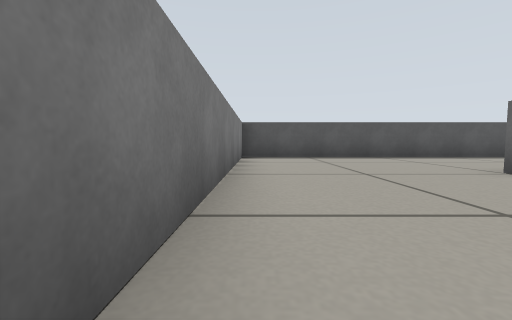
View 1 (above)

21 first-person views from a walk through a robot-simulator world made for Gazebo. The camera is 0.22 m above the floor, tilts 4° down and sees 90° across. The floor is counted in squares, 0.5 m on a side. Each view is taken from the middle of a square. On the plan, view 1 faces up. The plan holds only what a view shows up to about 9 squares ahead; the rest is blank.

View 2
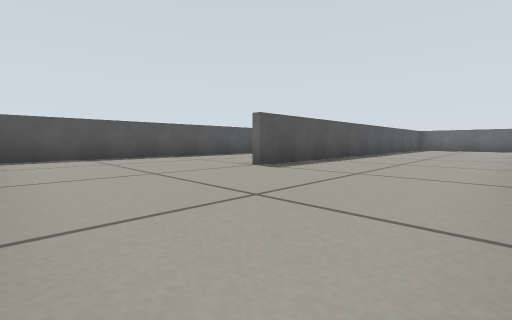

View 3
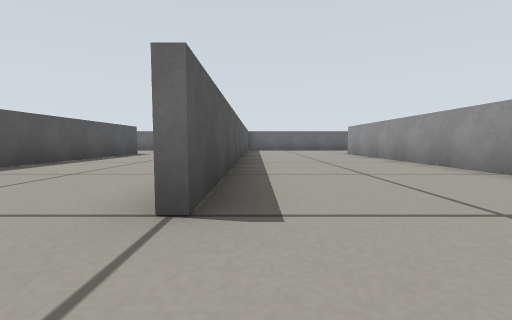

View 4
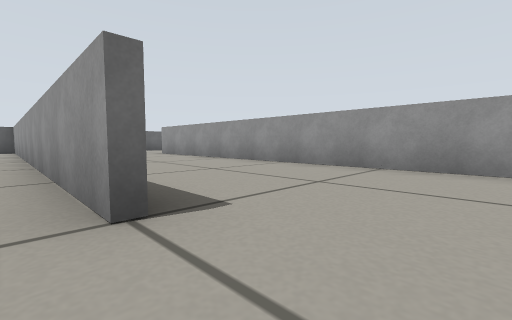

View 5
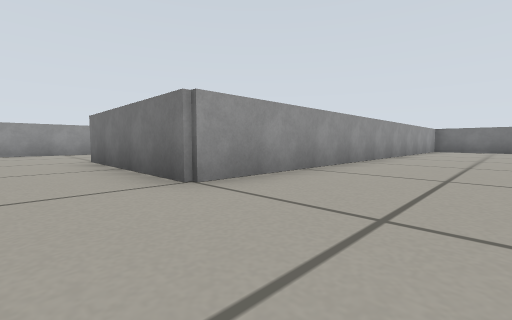

View 6
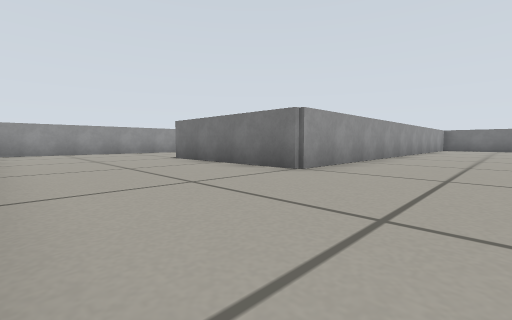

View 7
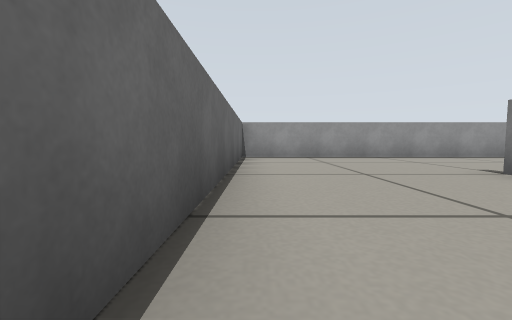

View 8
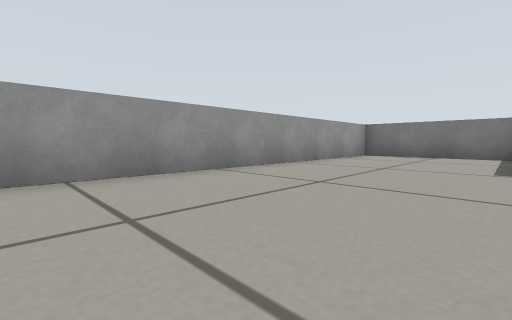

View 9
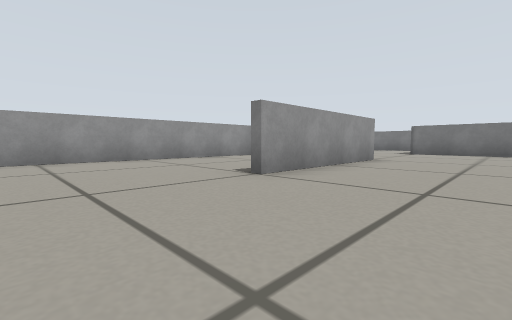

View 10
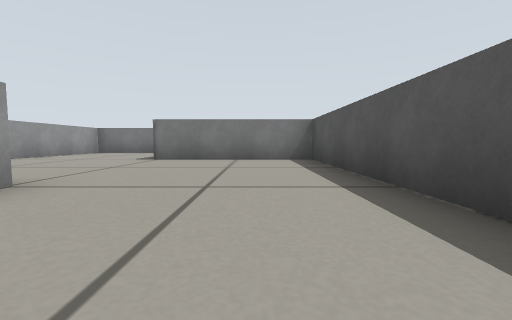

View 11
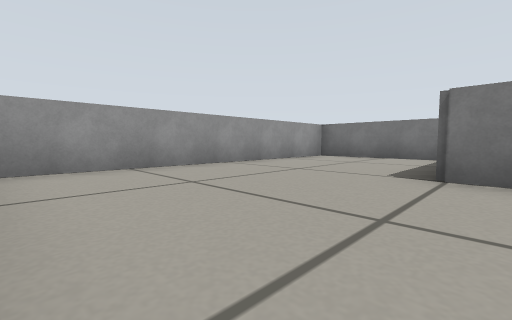

View 12
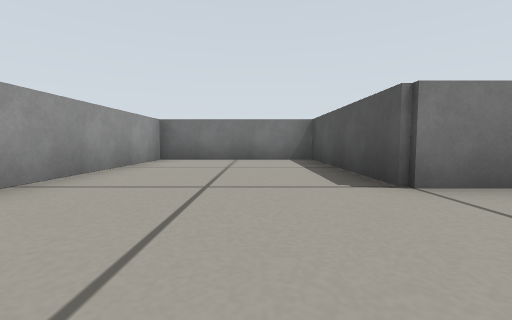

View 13
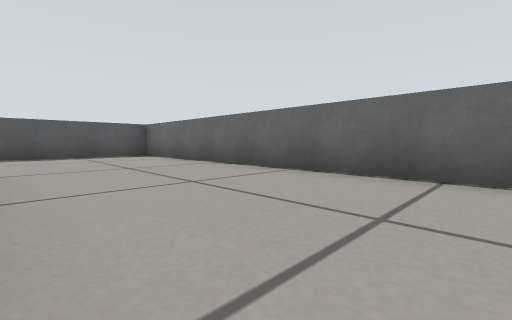

View 14
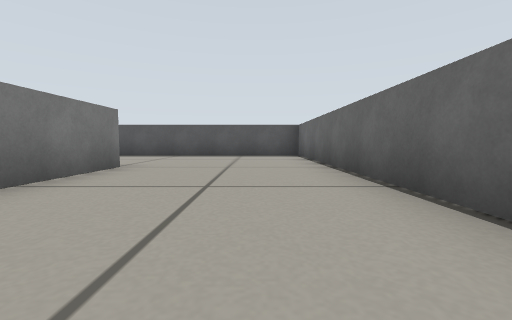

View 15
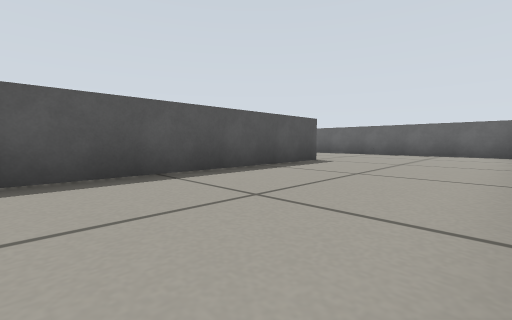

View 16
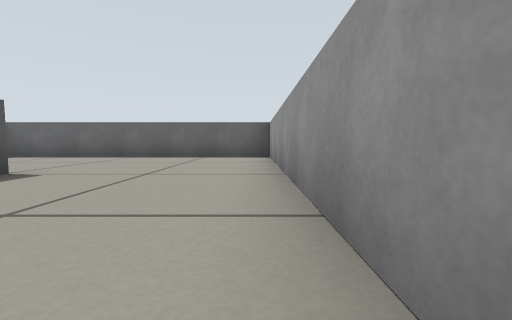

View 17
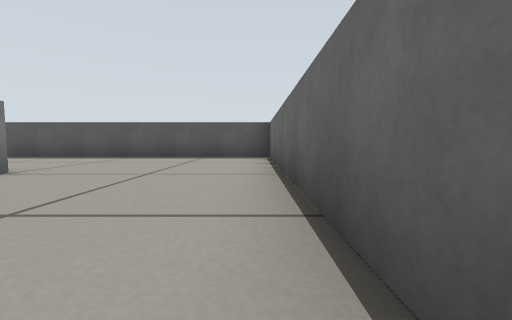

View 18
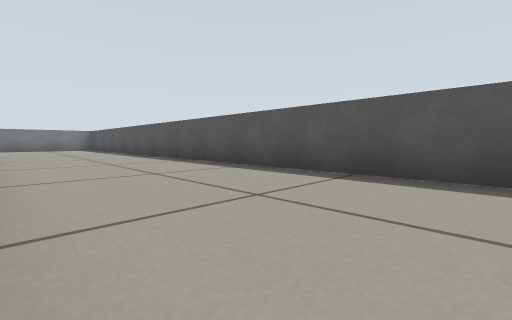

View 19
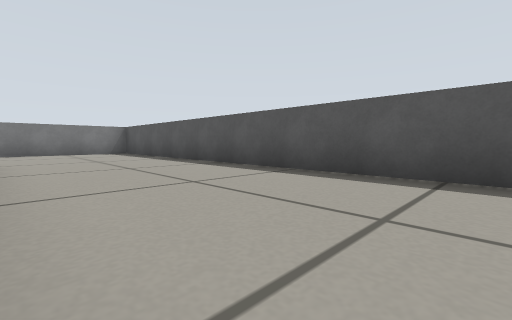

View 20
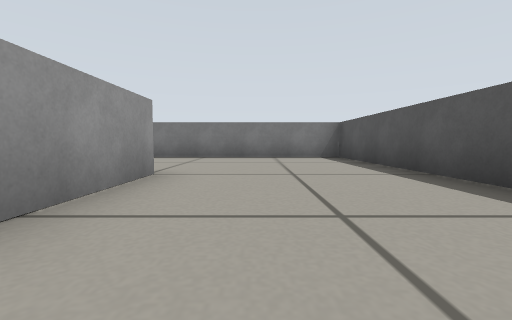

View 21
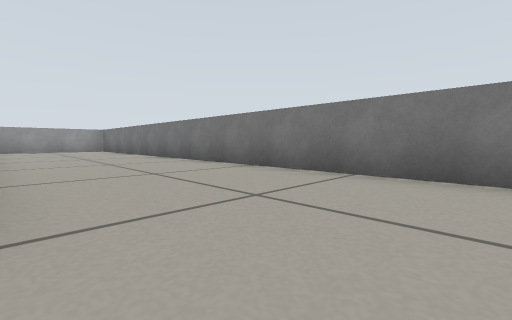

### Floor plan
Points are (right, up) in squares from view 1. A wall is a line through its corners. A room is listed if a view was taken in it or the views show most of it. See-through windows are left out.
Room 1 (views 1, 2, 3, 4, 5, 6, 7, 8, 9, 10, 11, 12, 13, 14, 15, 16, 17, 18, 19, 20, 21)
walls: (4.6, -0.6) (-0.4, -0.6) (-0.4, -4.6) (-4.4, -4.6) (-4.4, -8.4) (3.1, -8.4); (3.4, 3.6) (15.4, 3.6); (1.9, -0.4) (11.6, -0.4) (11.6, -4.5); (3.4, -4.4) (7.5, -4.4); (3.6, -5) (3.6, -8.4) (15.5, -8.4); (11.5, 7.4) (-0.5, 7.4); (-0.4, 7) (-0.4, 0.4); (-0.5, 7.6) (1.6, 7.6); (15.5, 3.4) (3.5, 3.4); (15.4, -8) (15.4, 11.4) (-4.4, 11.4) (-4.4, -0.4)

Positions as (right, up) in squares from view 1, and headings:
1: (0, 0), facing up
2: (0, 0), facing up-right
3: (2, 3), facing right
4: (2, 4), facing down-right
5: (13, 2), facing down-left
6: (15, 2), facing down-left
7: (15, -1), facing down
8: (12, -5), facing down-left
9: (10, -2), facing down-left
10: (6, -2), facing left
11: (3, -4), facing down-left
12: (2, -6), facing left
13: (12, -5), facing up-right
14: (14, -5), facing up
15: (6, 4), facing up-right
16: (8, 4), facing right
17: (15, 4), facing up
18: (11, 8), facing up-left
19: (6, 8), facing up-left
20: (3, 9), facing left
21: (-1, 9), facing down-left
